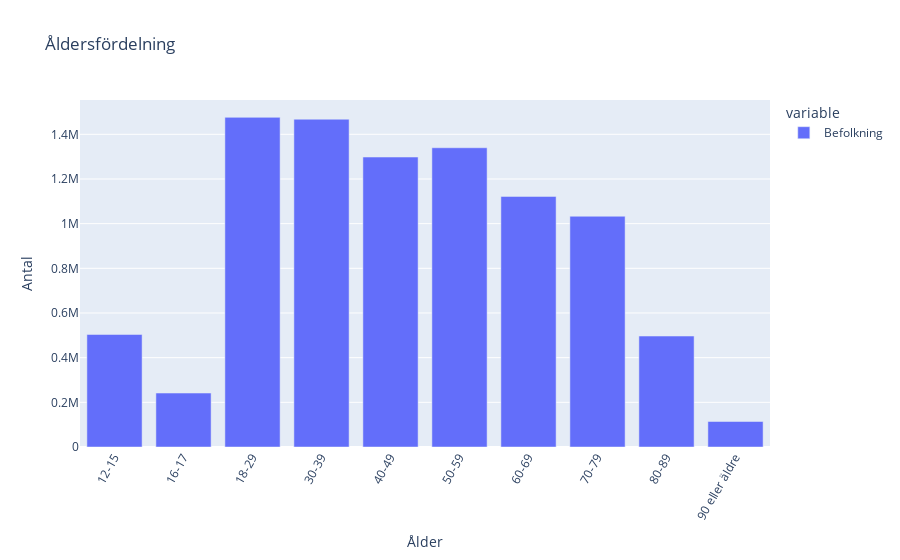

Notebook code cell kept with this figure:
### Markdown cell above
2e) Draw a diagram that shows the age distribution

### Code cell
# group the data by age and sum the population
age_distribution = vaccine_kommun_ålder_excel.groupby("Ålder")["Befolkning"].sum()
# plot the age distribution
age_distribution_plotly = px.bar(age_distribution,title="Åldersfördelning").update_xaxes(title_text="Ålder", tickangle=300).update_yaxes(title_text="Antal").show()

### Figure 1 — Plotly figure (JSON) as saved in the notebook; plotly's stock layout.template omitted (floating-point values rounded to 4 significant figures)
{"data": [{"alignmentgroup": "True", "hovertemplate": "variable=Befolkning<br>Ålder=%{x}<br>value=%{y}<extra></extra>", "legendgroup": "Befolkning", "marker": {"color": "#636efa", "pattern": {"shape": ""}}, "name": "Befolkning", "offsetgroup": "Befolkning", "orientation": "v", "showlegend": true, "textposition": "auto", "type": "bar", "x": ["12-15", "16-17", "18-29", "30-39", "40-49", "50-59", "60-69", "70-79", "80-89", "90 eller äldre"], "xaxis": "x", "y": [503831, 241539, 1475950, 1467590, 1298156, 1339798, 1121922, 1033113, 496750, 114141], "yaxis": "y"}], "layout": {"barmode": "relative", "legend": {"title": {"text": "variable"}, "tracegroupgap": 0}, "title": {"text": "Åldersfördelning"}, "xaxis": {"anchor": "y", "domain": [0, 1], "tickangle": -60, "title": {"text": "Ålder"}}, "yaxis": {"anchor": "x", "domain": [0, 1], "title": {"text": "Antal"}}}}
